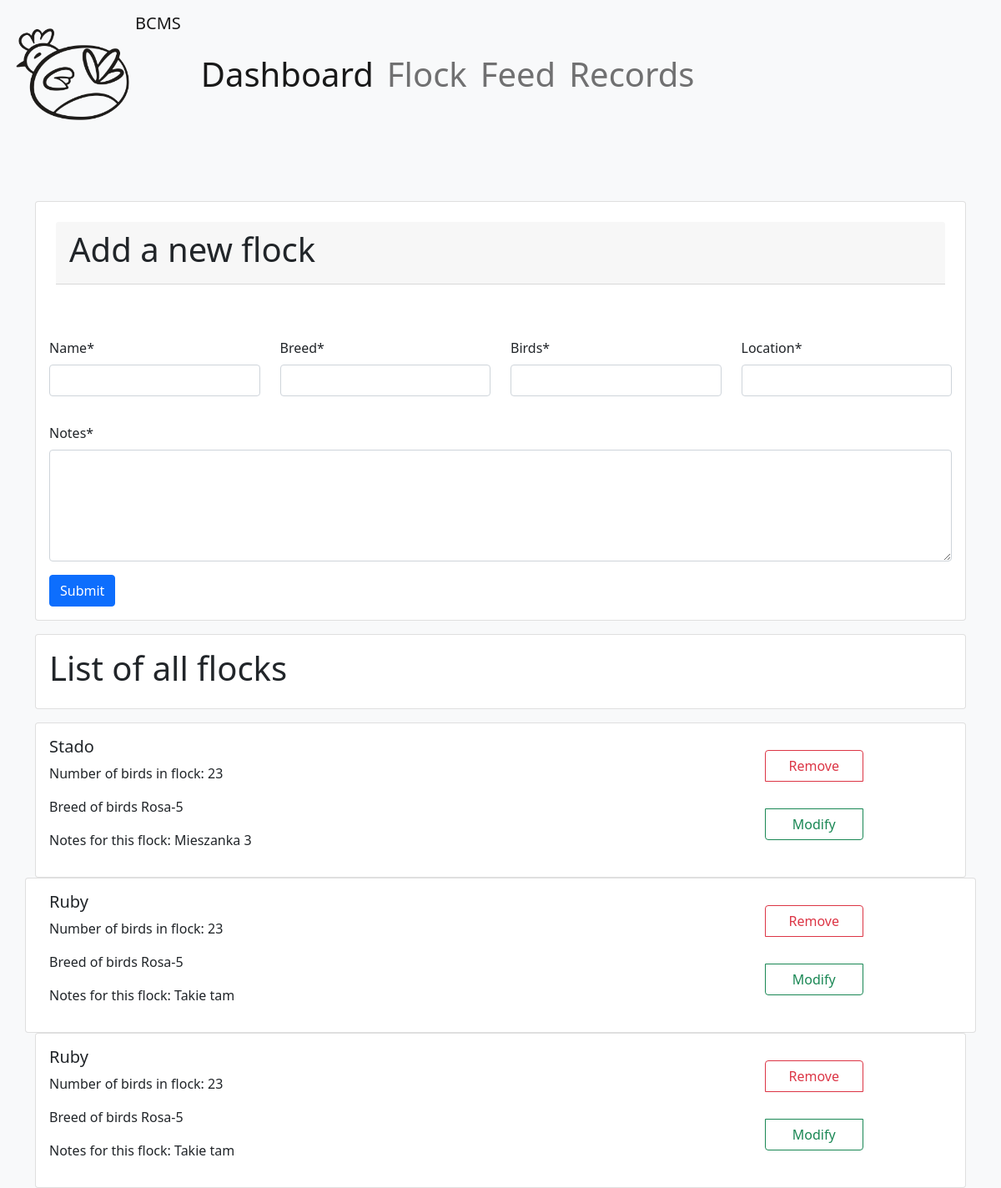
Before: /flocks/ with the older database file.
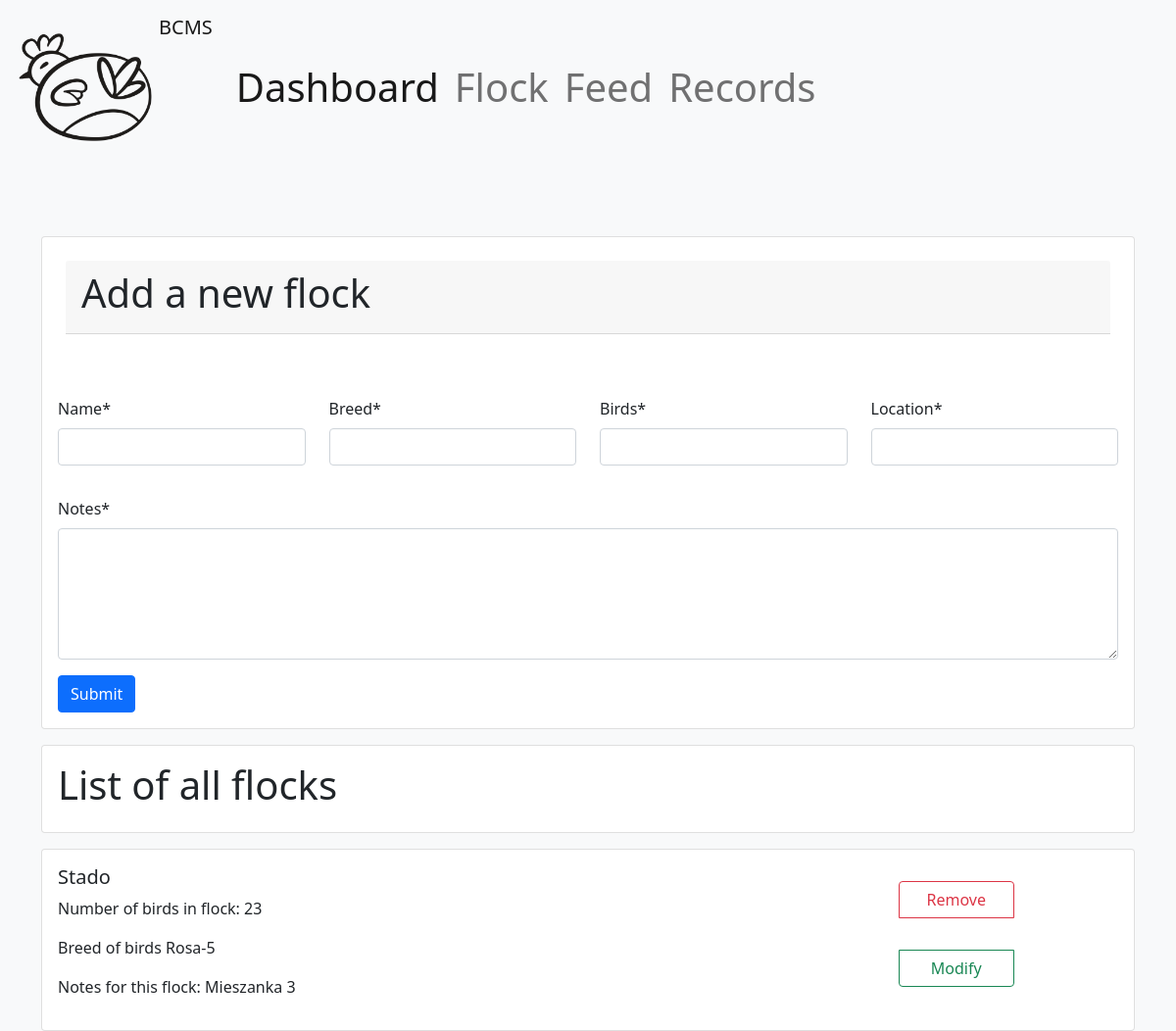
After: the same page with the newer database file.
### home/models.py (models this page shows, shortened)
class Flock(models.Model):
    name = models.CharField(max_length=64)
    birds_count = models.IntegerField(verbose_name='birds')
    breed = models.CharField(max_length=64)
    notes = models.CharField(max_length=255)
    location = models.CharField(max_length=64)

### home/views.py (the view, shortened to what this page needs)
# urls.py: path('flocks/', FlockView.as_view(), name='flocks'),
class FlockView(View):
    def get(self, request):
        form = FlockForm()
        flock_list = Flock.objects.all()
        ctx = {
            'form': form,
            'flock_list': flock_list
        }
        return render(request, 'home/flock-view.html', ctx)

### home/forms.py
class FlockForm(forms.ModelForm):
    class Meta:
        model = Flock
        fields = {'name', 'birds_count', 'breed', 'notes', 'location'}
        widgets = {
            'notes': forms.Textarea(attrs={'rows': 5})
        }

### home/templates/home/flock-view.html (shortened to what this page needs)
{% extends 'base.html' %}
{% load crispy_forms_filters %}
{% load crispy_forms_tags %}
{% load static %}
{% block content %}
            {% include 'partial/_flock_form.html' %}
    <body class="bg-light">
    <div class="card mb-3 mt-3">
        <div class="card-body">
            <h1> List of all flocks </h1>
        </div>
    </div>
    {% for flock in flock_list %}
        <div class="card mb3">
            <div class="row">
                <div class="col-9">
                    <div>
                        <div class="card-body mb-3">
                            <h5 class="card-title">{{ flock.name }}</h5>
                            <p class="card-text">Number of birds in flock: {{ flock.birds_count }}</p>
                            <p class="card-text">Breed of birds {{ flock.breed }}</p>
                            <p class="card-text">Notes for this flock: {{ flock.notes }}</p>
                        </div>
                    </div>
                </div>
                <div class="col-3 card-body  ">
                    <div class="btn-group-vertical ">
                        <a href="{% url 'home:flock-delete' pk=flock.pk %}" class="btn btn-outline-danger m-3 ">Remove</a>
                        <a href="{% url 'home:flock-update' pk=flock.id %}" class="btn btn-outline-success m-3">Modify</a>
                    </div>
                </div>
            </div>
        </div>
        </div>
    {% empty %}
        <div class="card mb-3">
            <div class="card-body">
                <h5> No flocks in database yet. Pleas add one below </h5>
            </div>
        </div>
    {% endfor %}
    </body>
{% endblock %}

### templates/base.html (shortened to what this page needs)
{% load static %}
<!DOCTYPE html>
<html lang="en">
<head>
    {% block styles %}
        <link rel="stylesheet" href="{% static 'styles/bootstrap.min.css' %}">
    {% endblock %}
</head>
            {% include 'partial/_navbar.html' %}
<div class="container mt-5">
    <div class="row">
        <div class="col align-content-stretch">
            {% block content %}
            {% endblock %}
        </div>
    </div>
</body>
</html>

### templates/partial/_navbar.html (shortened to what this page needs)
{% load static %}
<!DOCTYPE html>
<html lang="en">
<head>
</head>
<body>
<nav class="navbar navbar-expand-lg navbar-light bg-light">
  <div class="container-fluid">
    <a class="navbar-brand" href="#"><img src="{% static 'images/logo.png' %}" alt="" width="150" height="150" class="d-inline-block align-text-top">BCMS</a>
    <div class="collapse navbar-collapse" id="navbarNavAltMarkup">
      <div class="navbar-nav">
        <a class="nav-link active display-6" aria-current="page" href="{% url 'home:index' %}">Dashboard</a>
        <a class="nav-link display-6" href="{% url 'home:flocks' %}">Flock</a>
        <a class="nav-link display-6" href="{% url 'home:feed' %}">Feed</a>
        <a class="nav-link display-6" href="{%  url 'home:records' %}">Records</a>
      </div>
    </div>
  </div>
</nav>
</body>
</html>

### templates/partial/_flock_form.html (shortened to what this page needs)
{% load crispy_forms_filters %}
{% load static %}
<html>
<head>
</head>
<body>
  <form action="" method="post">
        <div class="card mt-3">
            <div class="card-body mb-3">
                <div class="card-header mb-3" style="height: 75px; margin: 8px; align-content: center">
                    <h1>Add a new flock</h1>
                </div>
            </div>
            <div class="card-body">
                <div class="row">
                    <div class="mb-3 col-sm-3">
                        {{ form.name|as_crispy_field }}
                    </div>
                    <div class="mb-3 col-sm-3">
                        {{ form.breed|as_crispy_field }}
                    </div>
                    <div class="mb-3 col-sm-3">
                        {{ form.birds_count|as_crispy_field }}
                    </div>
                    <div class="mb-3 col-sm-3">
                        {{ form.location|as_crispy_field }}
                    </div>
                </div>
                <div class="mb-3">
                    {{ form.notes|as_crispy_field }}
                </div>
                <input class="btn btn-primary" type="submit" value="Submit">
            </div>
        </div>
    </form>
</body>
</html>

Changed rows visible on the page:
removed Flock: name "Ruby", birds_count "23", breed "Rosa-5", notes "Takie tam"
removed Flock: name "Ruby", birds_count "23", breed "Rosa-5", notes "Takie tam"
